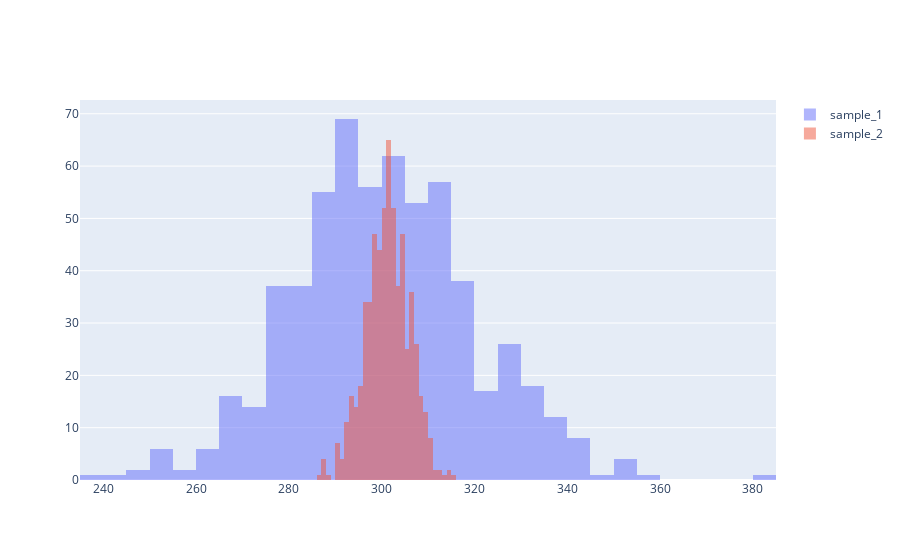

The notebook cell saved with this chart:
### Code cell
fig = go.Figure()
fig.add_trace(go.Histogram(x=sample_1, name='sample_1'))
fig.add_trace(go.Histogram(x=sample_2, name='sample_2'))

# Overlay both histograms
fig.update_layout(barmode='overlay')
# Reduce opacity to see both histograms
fig.update_traces(opacity=0.5)
fig.show()

### Figure 1 — Plotly figure (JSON) as saved in the notebook; plotly's stock layout.template omitted (floating-point values rounded to 4 significant figures; data arrays with more than 128 entries replaced by an {"elided": "..."} marker saying what was removed)
{"data": [{"name": "sample_1", "opacity": 0.5, "type": "histogram", "x": {"elided": "600 float values"}}, {"name": "sample_2", "opacity": 0.5, "type": "histogram", "x": {"elided": "620 float values"}}], "layout": {"barmode": "overlay"}}
